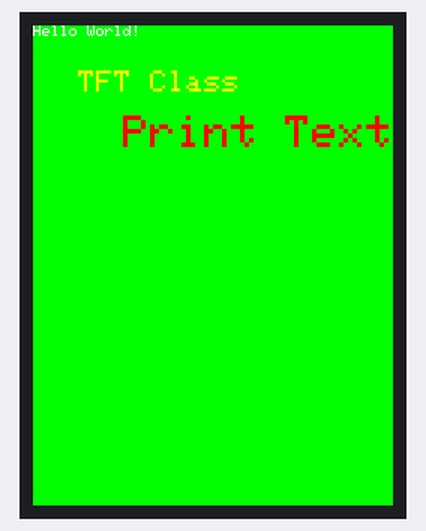
The sketch below on a simulated Arduino Uno, built with avr-gcc and run on an emulated ATmega328P. Parts: 240×320 colour display.

Above: at 0.3 s.

The sketch:

Ej3_printText.ino
```cpp
#include <SPI.h>
#include <Adafruit_GFX.h>    // Core graphics library
#include <Adafruit_ILI9341.h> // Hardware-specific library

#define TFT_CS   7
#define TFT_DC   6

// Assign human-readable names to some common 16-bit color values:
#define BLACK       0x0000      /*   0,   0,   0 */
#define NAVY        0x000F      /*   0,   0, 128 */
#define DARKGREEN   0x03E0      /*   0, 128,   0 */
#define DARKCYAN    0x03EF      /*   0, 128, 128 */
#define MAROON      0x7800      /* 128,   0,   0 */
#define PURPLE      0x780F      /* 128,   0, 128 */
#define OLIVE       0x7BE0      /* 128, 128,   0 */
#define LIGHTGREY   0xC618      /* 192, 192, 192 */
#define DARKGREY    0x7BEF      /* 128, 128, 128 */
#define BLUE        0x001F      /*   0,   0, 255 */
#define GREEN       0x07E0      /*   0, 255,   0 */
#define CYAN        0x07FF      /*   0, 255, 255 */
#define RED         0xF800      /* 255,   0,   0 */
#define MAGENTA     0xF81F      /* 255,   0, 255 */
#define YELLOW      0xFFE0      /* 255, 255,   0 */
#define WHITE       0xFFFF      /* 255, 255, 255 */
#define ORANGE      0xFD20      /* 255, 165,   0 */
#define GREENYELLOW 0xAFE5      /* 173, 255,  47 */
#define PINK        0xF81F

//Declaracion objeto TFT
Adafruit_ILI9341 tft = Adafruit_ILI9341(TFT_CS, TFT_DC);

void setup() {
  Serial.begin(9600);
  tft.begin(); // Begin ILI9341

  tft.setRotation(0);
  tft.fillScreen(GREEN);

  tft.setCursor(0, 0);
  tft.setTextColor(WHITE);
  tft.setTextSize(1);
  tft.println("Hello World!");

  tft.setCursor(30, 30);
  tft.setTextColor(YELLOW);
  tft.setTextSize(2);
  tft.println("TFT Class");

  tft.setCursor(60, 60);
  tft.setTextColor(RED);
  tft.setTextSize(3);
  tft.println("Print Text");
}

void loop() {

}
```
